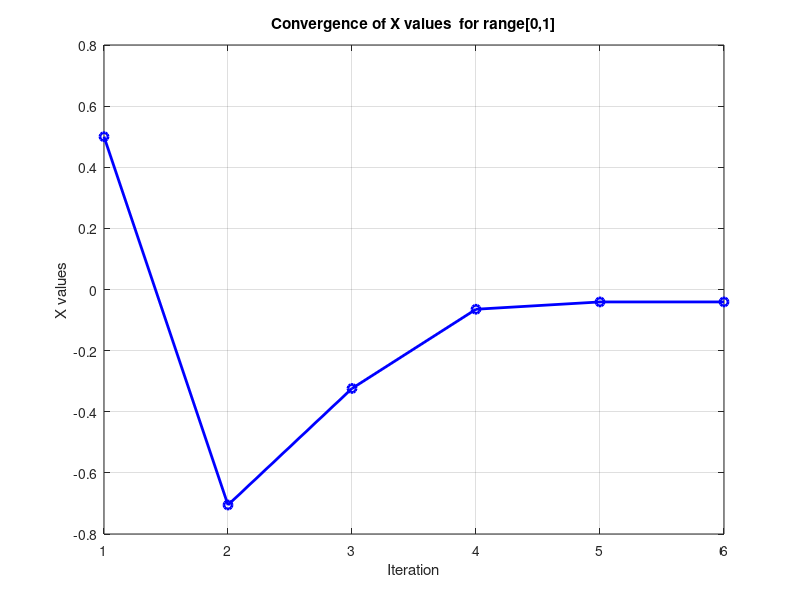
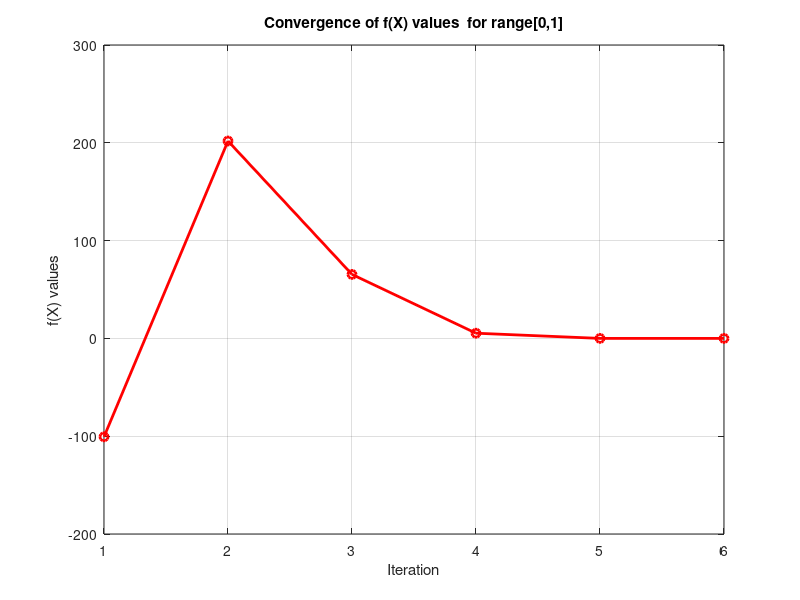
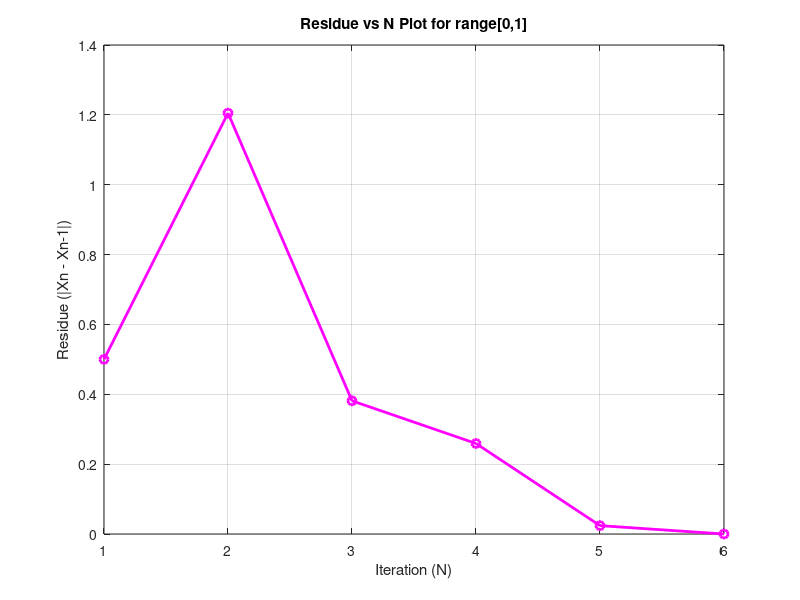
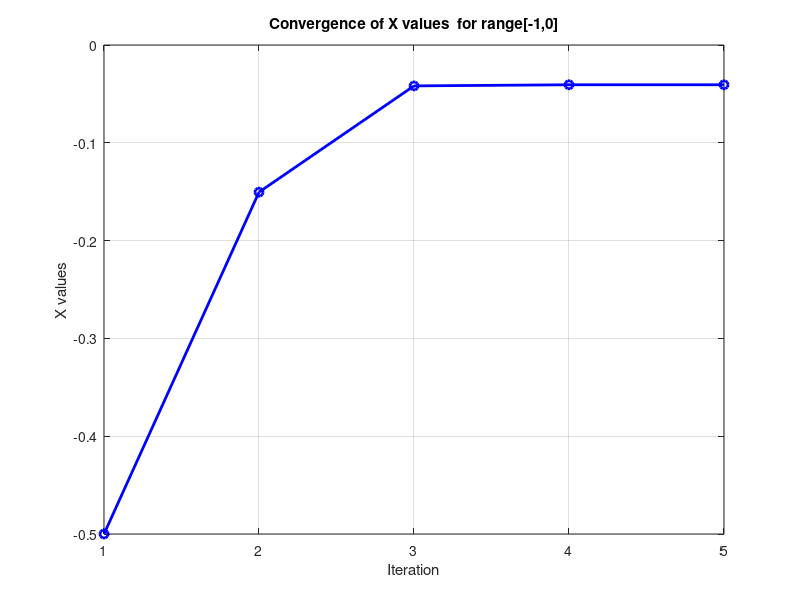

MATLAB code for these plots, in order:
fq5 = @(x) 230*(x^4)+18*(x^3)+9*(x^2)-221*x-9;
dfq5 = @(x) 920*(x^3)+54*(x^2)+18*x-221;
epsilon = 1e-6;
Nmax = 10000;
x1 = 0.5;
x2=-0.5;
d = 1;
solution1 = fzero(fq5,0.5);



fprintf("Below Values are up to 8 decimal places for range [0,1] using Newtons method\n");
fprintf("Iteration\tX\t\tf(x)\t\tActual Solution\t\tAbsolute Error\t\t|Xn - Xn-1|\n");

% Initialize arrays to store iteration data for plotting
x_values = zeros(1, Nmax);
fx_values = zeros(1, Nmax);
absolute_errors = zeros(1, Nmax);

while d <= Nmax
    c = fq5(x1);
    dc = dfq5(x1);
    
    % Store values for plotting
    x_values(d) = x1;
    fx_values(d) = c;

    if abs(c) <= epsilon
        fprintf("%d\t\t%.8f\t%.8f\t%.8f\t%.8f\t\t%.8f\n", d, x1, c, solution1, abs(x1 - solution1),abs(x1-x_values(d-1)));
        fprintf("Approximate Solution comes out to be %.8f\n", x1);
        break;
    end
    
    if(d==1)
        fprintf("%d\t\t%.8f\t%.8f\t%.8f\t%.8f\t\t%.8f\n", d, x1, c, solution1, abs(x1 - solution1),abs(x1));
        absolute_errors(d) = abs(x1);
        x1 = x1 - c/dc;
        
    else

        fprintf("%d\t\t%.8f\t%.8f\t%.8f\t%.8f\t\t%.8f\n", d, x1, c, solution1, abs(x1 - solution1),abs(x1-x_values(d-1)));
        absolute_errors(d) = abs(x1 - x_values(d-1));
        x1 = x1 - c/dc;
        
    end

    d = d + 1;
end

if d == Nmax
    fprintf("For %d iterations, the solution does not converge up to the given error %f\n", Nmax, epsilon);
end




% Figure 1 Plotting the convergence of X values
figure;
plot(1:d, x_values(1:d), '-o', 'Color', 'b', 'LineWidth', 2);
title('Convergence of X values  for range[0,1]');
xlabel('Iteration');
ylabel('X values');
grid on;

% Figure 2 Plotting the convergence of f(X) values
figure;
plot(1:d, fx_values(1:d), '-o', 'Color', 'r', 'LineWidth', 2);
title('Convergence of f(X) values  for range[0,1]');
xlabel('Iteration');
ylabel('f(X) values');
grid on;

% Figure 3 Plotting the absolute error plot
figure;
plot(1:d, absolute_errors(1:d), '-o', 'Color', 'm', 'LineWidth', 2);
title('Residue vs N Plot for range[0,1]');
xlabel('Iteration (N)');
ylabel('Residue (|Xn - Xn-1|)');
grid on;



fprintf("Below Values are up to 8 decimal places for range [-1,0] using Newtons method\n");
fprintf("Iteration\tX\t\tf(x)\t\tActual Solution\t\tAbsolute Error\t\t|Xn - Xn-1|\n");

% Initialize arrays to store iteration data for plotting
x_values = zeros(1, Nmax);
fx_values = zeros(1, Nmax);
absolute_errors = zeros(1, Nmax);
d=1;

while d <= Nmax
    c = fq5(x2);
    dc = dfq5(x2);
    
    % Store values for plotting
    x_values(d) = x2;
    fx_values(d) = c;

    if abs(c) <= epsilon
        fprintf("%d\t\t%.8f\t%.8f\t%.8f\t%.8f\t\t%.8f\n", d, x2, c, solution1, abs(x2 - solution1),abs(x2-x_values(d-1)));
        fprintf("Approximate Solution comes out to be %.8f\n", x2);
        break;
    end
    
    if(d==1)
        fprintf("%d\t\t%.8f\t%.8f\t%.8f\t%.8f\t\t%.8f\n", d, x2, c, solution1, abs(x2 - solution1),abs(x2));
        absolute_errors(d) = abs(x2);
        x2 = x2 - c/dc;
        
    else

        fprintf("%d\t\t%.8f\t%.8f\t%.8f\t%.8f\t\t%.8f\n", d, x2, c, solution1, abs(x2 - solution1),abs(x2-x_values(d-1)));
        absolute_errors(d) = abs(x2 - x_values(d-1));
        x2 = x2 - c/dc;
        
    end

    d = d + 1;
end

if d == Nmax
    fprintf("For %d iterations, the solution does not converge up to the given error %f\n", Nmax, epsilon);
end

% Figure 1 Plotting the convergence of X values
figure;
plot(1:d, x_values(1:d), '-o', 'Color', 'b', 'LineWidth', 2);
title('Convergence of X values  for range[-1,0]');
xlabel('Iteration');
ylabel('X values');
grid on;

% Figure 2 Plotting the convergence of f(X) values
figure;
plot(1:d, fx_values(1:d), '-o', 'Color', 'r', 'LineWidth', 2);
title('Convergence of f(X) values  for range[-1,0]');
xlabel('Iteration');
ylabel('f(X) values');
grid on;

% Figure 3 Plotting the absolute error plot
figure;
plot(1:d, absolute_errors(1:d), '-o', 'Color', 'm', 'LineWidth', 2);
title('Residue vs N Plot for range[-1,0]');
xlabel('Iteration (N)');
ylabel('Residue (|Xn - Xn-1|)');
grid on;



% Figure 4 Plot of the main function
figure;
x = linspace(-1, 1, 800);
plot(x,230.*(x.^4)+18.*(x.^3)+9.*(x.^2)-221.*x-9,'LineWidth', 2);
title('Plot of the Main Function');
xlabel('X');
ylabel('f(X)');
grid on;




